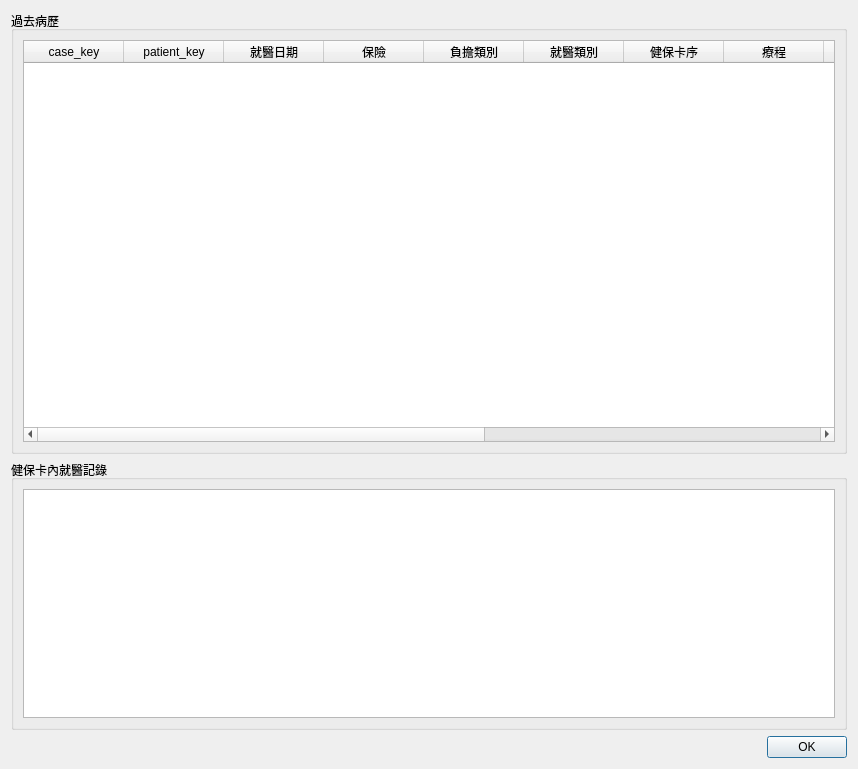
<?xml version="1.0" encoding="UTF-8"?>
<ui version="4.0">
 <class>Dialog_past_history</class>
 <widget class="QDialog" name="Dialog_past_history">
  <property name="geometry">
   <rect>
    <x>0</x>
    <y>0</y>
    <width>858</width>
    <height>769</height>
   </rect>
  </property>
  <property name="sizePolicy">
   <sizepolicy hsizetype="Preferred" vsizetype="Preferred">
    <horstretch>0</horstretch>
    <verstretch>0</verstretch>
   </sizepolicy>
  </property>
  <property name="windowTitle">
   <string>過去病歷</string>
  </property>
  <layout class="QVBoxLayout" name="verticalLayout">
   <item>
    <layout class="QVBoxLayout" name="verticalLayout_2">
     <item>
      <widget class="QGroupBox" name="groupBox_past_history">
       <property name="title">
        <string>過去病歷</string>
       </property>
       <layout class="QVBoxLayout" name="verticalLayout_5">
        <item>
         <layout class="QVBoxLayout" name="verticalLayout_3">
          <item>
           <widget class="QTableWidget" name="tableWidget_past_history">
            <property name="editTriggers">
             <set>QAbstractItemView::NoEditTriggers</set>
            </property>
            <property name="selectionMode">
             <enum>QAbstractItemView::SingleSelection</enum>
            </property>
            <property name="selectionBehavior">
             <enum>QAbstractItemView::SelectRows</enum>
            </property>
            <column>
             <property name="text">
              <string>case_key</string>
             </property>
            </column>
            <column>
             <property name="text">
              <string>patient_key</string>
             </property>
            </column>
            <column>
             <property name="text">
              <string>就醫日期</string>
             </property>
            </column>
            <column>
             <property name="text">
              <string>保險</string>
             </property>
            </column>
            <column>
             <property name="text">
              <string>負擔類別</string>
             </property>
            </column>
            <column>
             <property name="text">
              <string>就醫類別</string>
             </property>
            </column>
            <column>
             <property name="text">
              <string>健保卡序</string>
             </property>
            </column>
            <column>
             <property name="text">
              <string>療程</string>
             </property>
            </column>
            <column>
             <property name="text">
              <string>給藥</string>
             </property>
            </column>
            <column>
             <property name="text">
              <string>主治醫師</string>
             </property>
            </column>
            <column>
             <property name="text">
              <string>推拿師父</string>
             </property>
            </column>
            <column>
             <property name="text">
              <string>病名</string>
             </property>
            </column>
            <column>
             <property name="text">
              <string>備註</string>
             </property>
            </column>
            <column>
             <property name="text">
              <string>主訴</string>
             </property>
            </column>
           </widget>
          </item>
         </layout>
        </item>
       </layout>
      </widget>
     </item>
     <item>
      <widget class="QGroupBox" name="groupBox_ic_card">
       <property name="minimumSize">
        <size>
         <width>0</width>
         <height>0</height>
        </size>
       </property>
       <property name="maximumSize">
        <size>
         <width>16777215</width>
         <height>270</height>
        </size>
       </property>
       <property name="baseSize">
        <size>
         <width>0</width>
         <height>0</height>
        </size>
       </property>
       <property name="title">
        <string>健保卡內就醫記錄</string>
       </property>
       <layout class="QVBoxLayout" name="verticalLayout_6">
        <item>
         <widget class="QTextEdit" name="textEdit_treatment_data">
          <property name="readOnly">
           <bool>true</bool>
          </property>
         </widget>
        </item>
       </layout>
      </widget>
     </item>
    </layout>
   </item>
   <item>
    <widget class="QDialogButtonBox" name="buttonBox">
     <property name="standardButtons">
      <set>QDialogButtonBox::Ok</set>
     </property>
    </widget>
   </item>
  </layout>
 </widget>
 <resources/>
 <connections/>
</ui>
